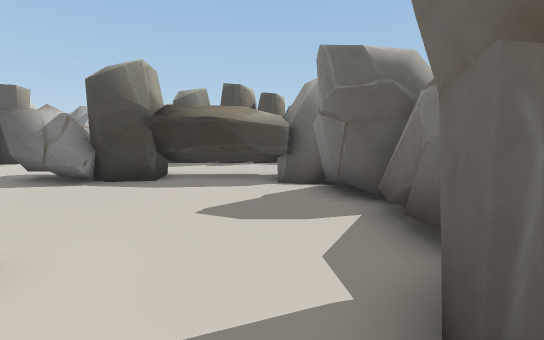
view 1 (above)

24 first-person views from a walk through a scene from a Unity 3-D project. The camera is 1.2 m above the floor, tilts 6° down and sees 85° across. The floor is counted in squares, 1 m on a side. Each view is taken from the middle of a square. On the plan, view 1 faces up. The plan holds only what a view shows up to about 13 squares ahead; the rest is blank. The place goes on beyond the plan. The player is left out.

view 2
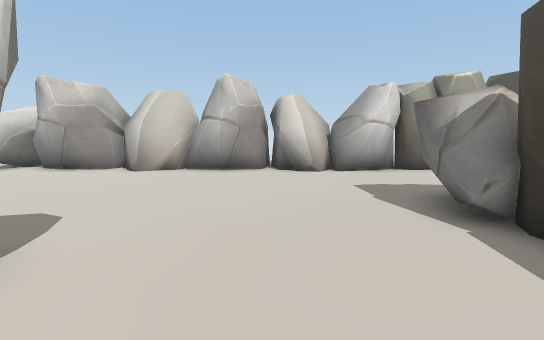

view 3
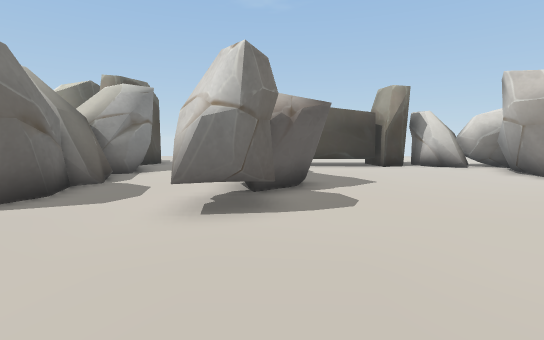

view 4
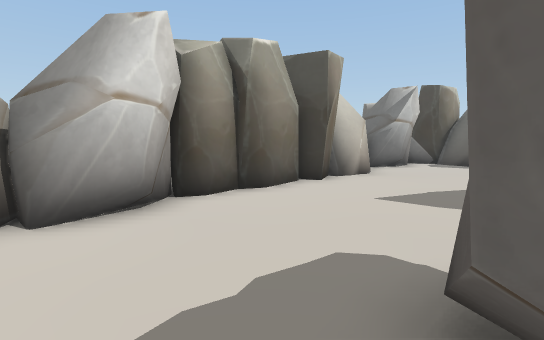

view 5
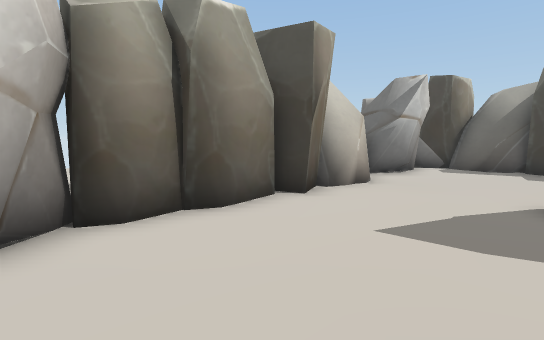

view 6
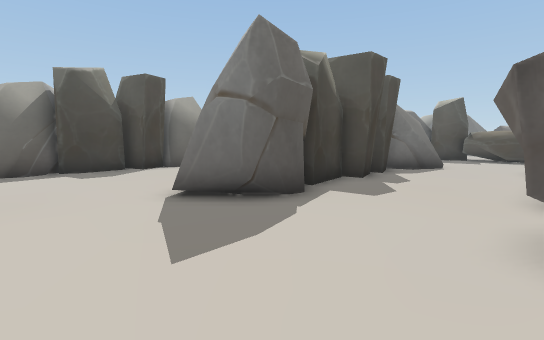

view 7
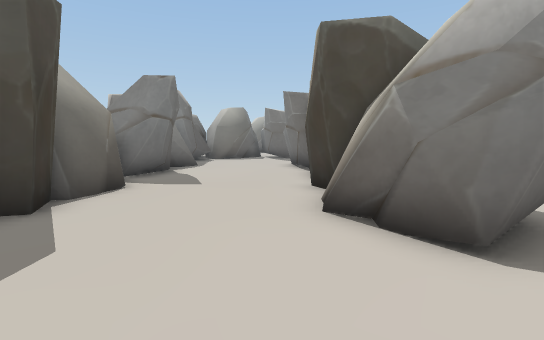

view 8
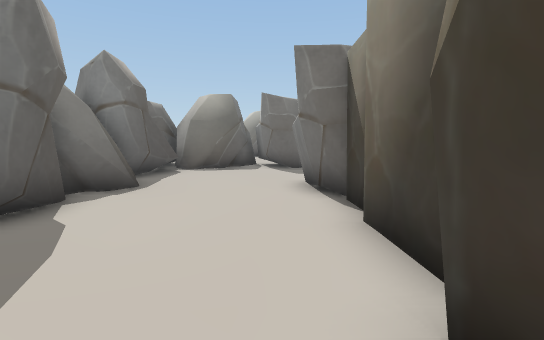

view 9
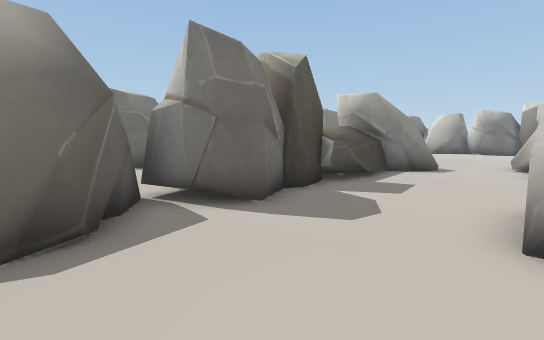

view 10
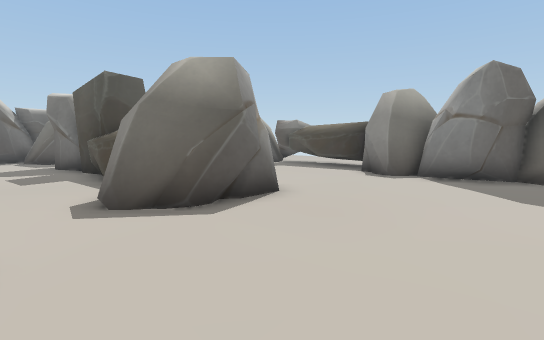

view 11
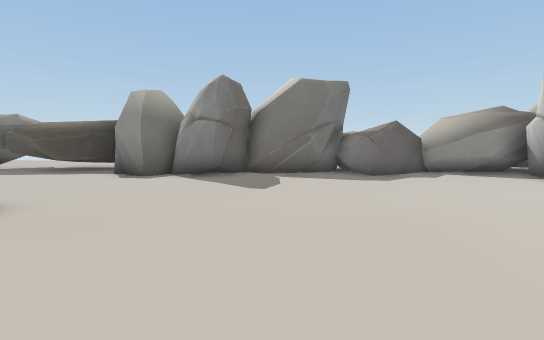

view 12
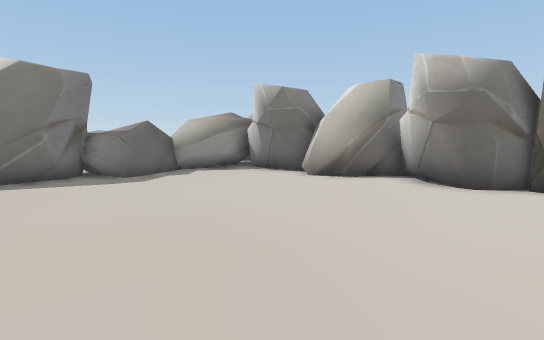

view 13
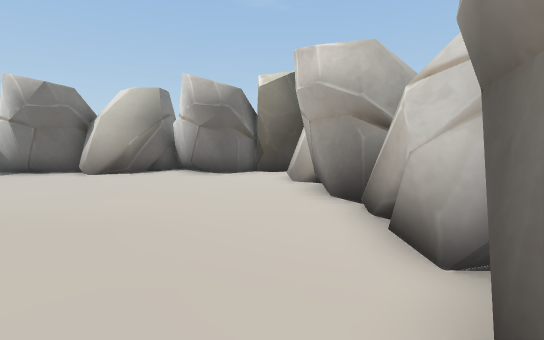

view 14
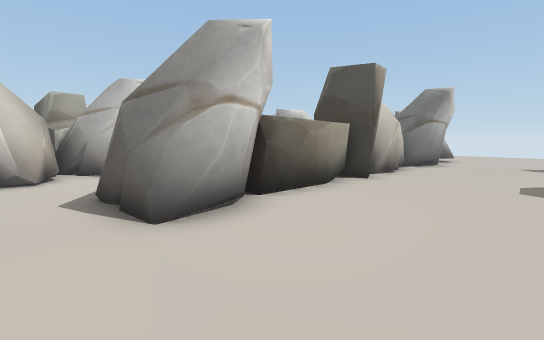

view 15
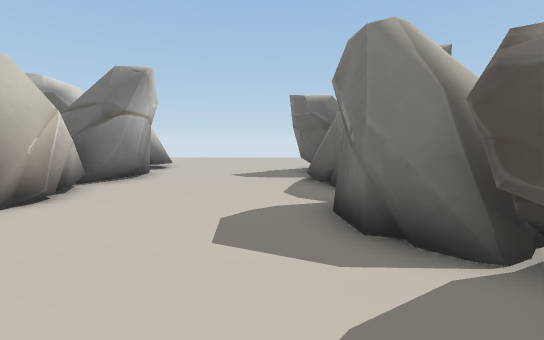

view 16
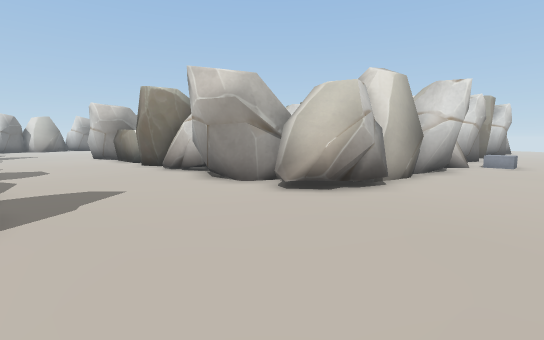

view 17
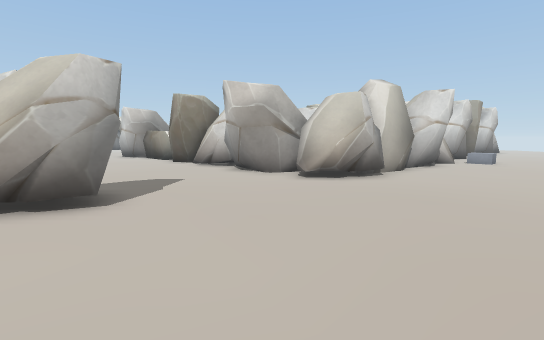

view 18
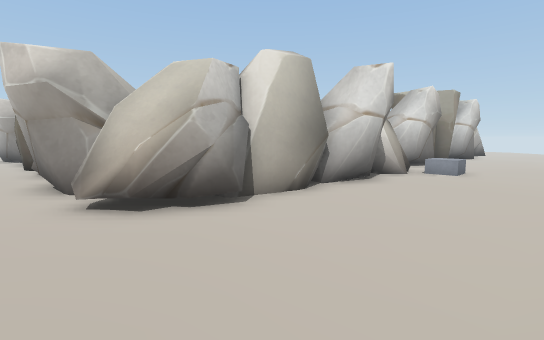

view 19
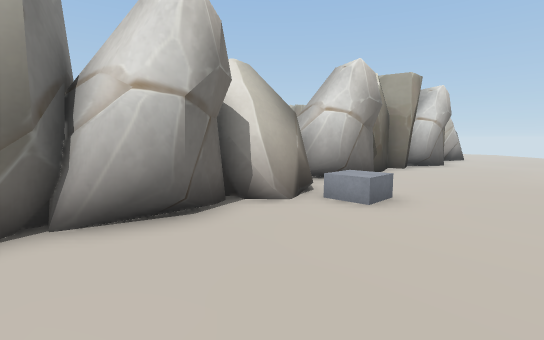

view 20
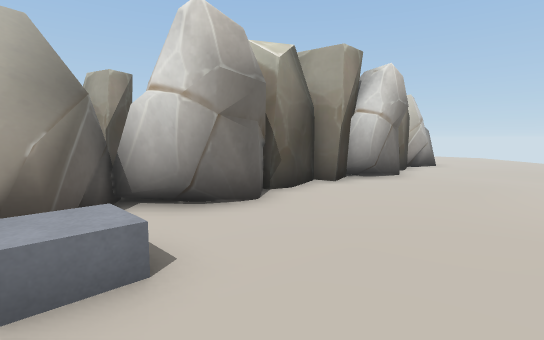

view 21
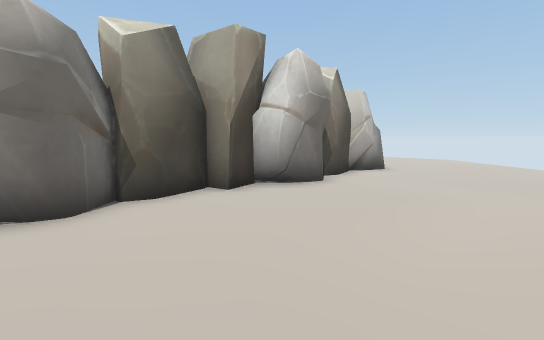

view 22
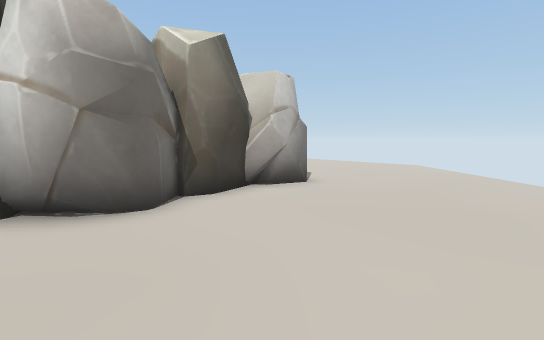

view 23
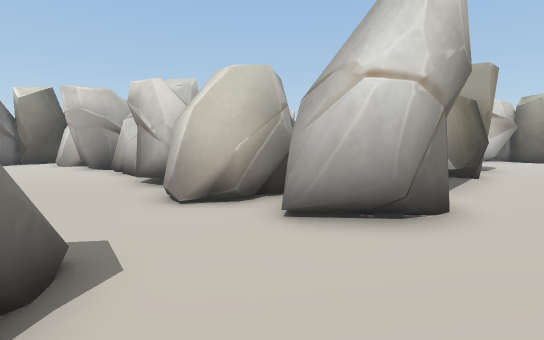

view 24
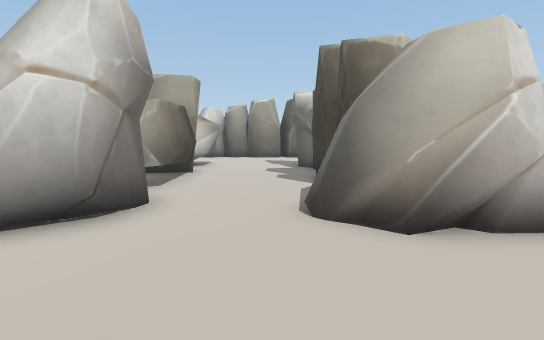

### Floor plan
Key: @ floor where view 1 was taken; # wall or solid block; . floor; = window, fence, low wall or low ledge; ^ raised ledge; T thing the floor can be seen under or through; O other object.
Columns run from 15 left of view 1 to 17 right of it. Each row starts with its distance up from view 1.
 30 ........... .
 29 ............................... .
 28 ................................
 27 .................................
 26 ...............O.................
 25 .....##........=####.............
 24 #########################........
 23    ######################=....###
 22    #.####################.....###
 21    #..................####.....#
 20    #..................####....##
 19   ##...................###....##
 18   #...................###......#
 17   ##....#####...###...###......#
 16   ##...############....##.....##
 15   ##...############....##.....##
 14   ##....##......##=....##......##
 13   ##...................^#......##
 12   ##...................^#......^^
 11   #..............##....^#......^^
 10   #.....## TTTT####...####.....^^
  9   ##....###TTTTT###...####.....#^
  8   ##....####TTTT###...####....##
  7  ###............####..........##
  6  ###............####..........##
  5  ##..............###..........##
  4   ##.............###..........##
  3   ##.............###..........##
  2  ###.......##...###...........##
  1  ##........# ...###............#
  0  ##.......## ..@###...........##
 -1  ##.......#  ...####..........##
 -2   #.......    ..####...........^
 -3   ##......     .####..........=^
 -4   ##......     .#  #..........#
 -5   ##......     .#  #..##.=#.###
 -6   ########         ########## #
 -7                         #

Where each view was taken, in squares from view 1:
view 1: 0 up, 0 right, facing up
view 2: 5 up, 1 left, facing left
view 3: 7 up, 4 left, facing down
view 4: 7 up, 7 left, facing up-left
view 5: 9 up, 8 left, facing up-left
view 6: 10 up, 11 left, facing up-right
view 7: 18 up, 11 left, facing right
view 8: 18 up, 5 left, facing right
view 9: 21 up, 3 right, facing down-right
view 10: 3 up, 5 right, facing up-right
view 11: 3 up, 5 right, facing right
view 12: 3 up, 5 right, facing down-right
view 13: 5 up, 5 right, facing down
view 14: 6 up, 14 right, facing up-left
view 15: 11 up, 14 right, facing up
view 16: 28 up, 15 right, facing down-left
view 17: 29 up, 17 right, facing down-left
view 18: 29 up, 11 right, facing down-left
view 19: 29 up, 5 right, facing down-left
view 20: 29 up, 0 right, facing down-left
view 21: 30 up, 3 left, facing down-left
view 22: 30 up, 8 left, facing down-left
view 23: 12 up, 7 right, facing down-left
view 24: 13 up, 7 right, facing left
